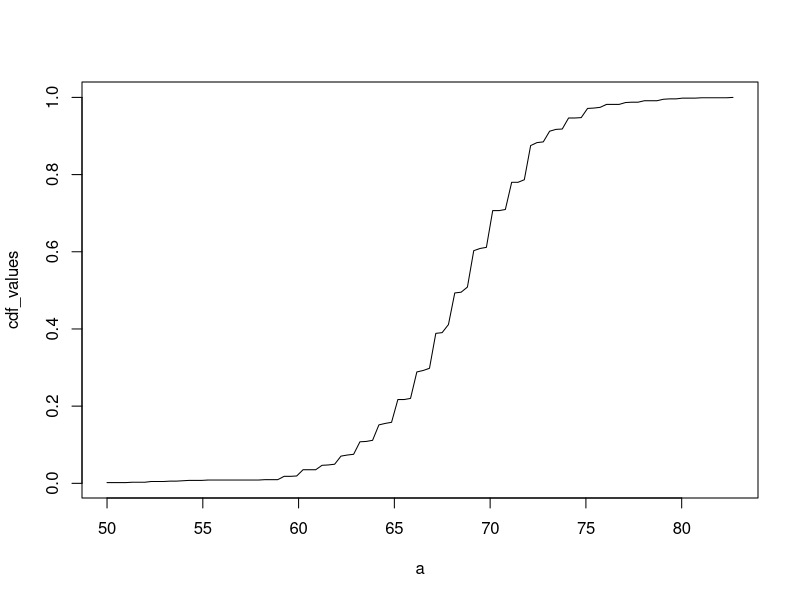

R code for this plot:
# load the dataset
library(dslabs)
data(heights)

# make a table of category proportions
prop.table(table(heights$sex))

my_data <- heights$height
# define range of values spanning the dataset
a <- seq(min(my_data), max(my_data), length = 100)
# computes prob. for a single value
cdf_function <- function(x) {
  mean(my_data <= x)
}
cdf_values <- sapply(a, cdf_function)
plot(a, cdf_values, type = "l")
